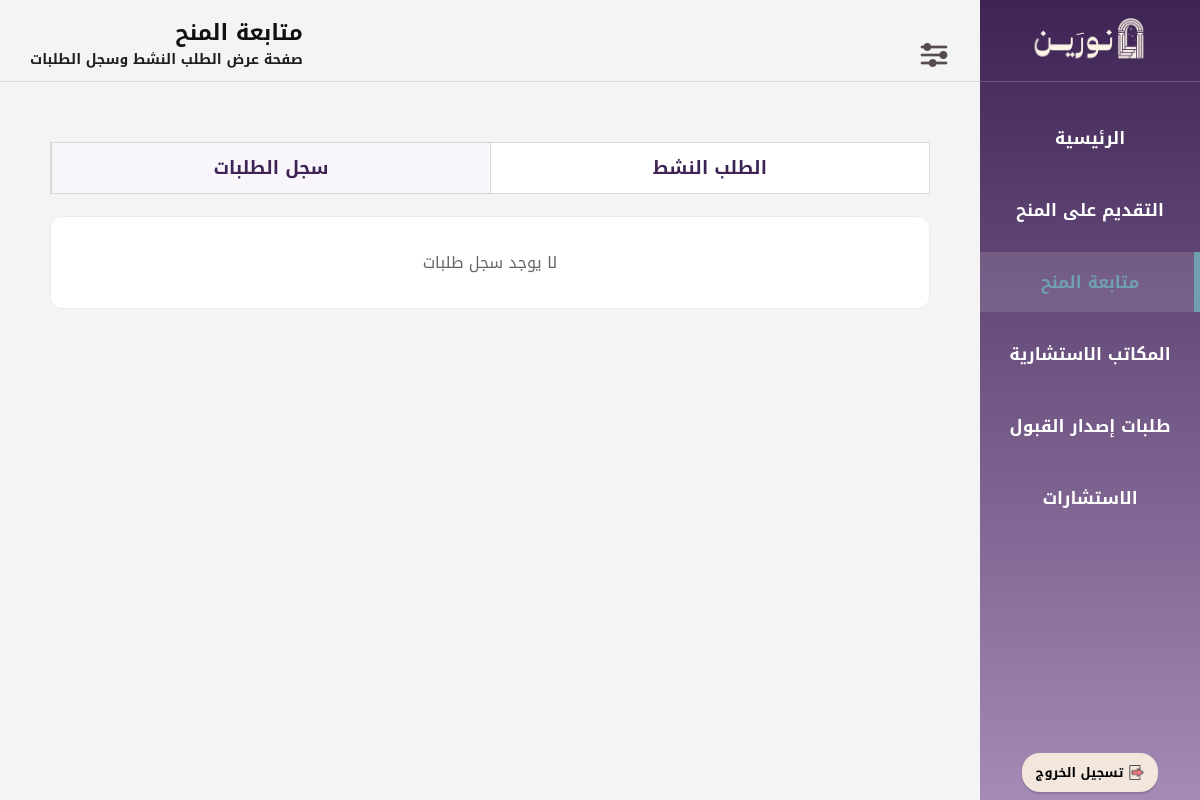
/Ben09_TrackScholarship.php?tab=previous (signed in), run on an earlier commit of the app's database.
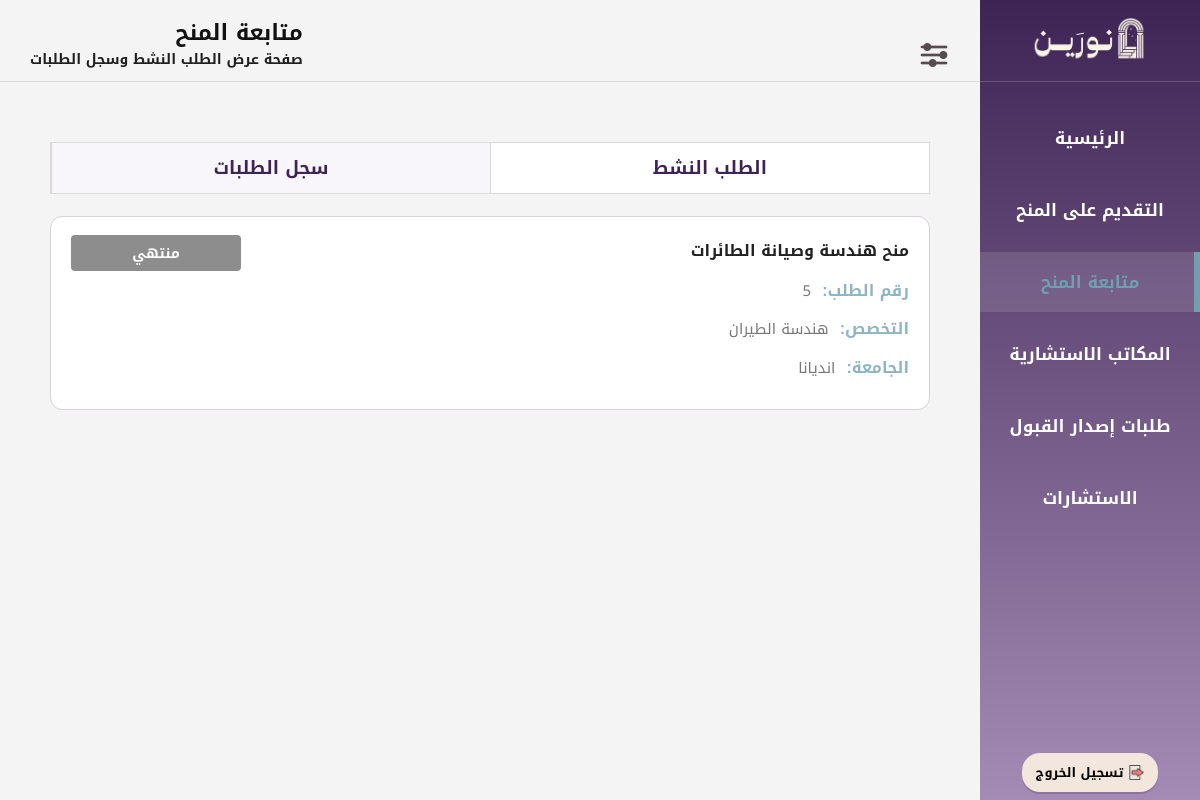
And on a later commit of the database.
### tables this page shows
CREATE TABLE IF NOT EXISTS `scholarship_requests` (
  `request_id` int NOT NULL AUTO_INCREMENT,
  `scholarship_id` int NOT NULL,
  `bnf_id` int NOT NULL,
  `Submit_date` date NOT NULL,
  `request_status` enum('مقبول','مرفوض','تحت المراجعة','منتهي','ملغي') NOT NULL DEFAULT 'تحت المراجعة',
  `major_name` varchar(100) NOT NULL,
  `univ_name` varchar(100) NOT NULL,
  PRIMARY KEY (`request_id`),
  KEY `scholarship_id` (`scholarship_id`),
  KEY `bnf_id` (`bnf_id`)
);

CREATE TABLE IF NOT EXISTS `scholarship_opps` (
  `scholarship_id` int NOT NULL AUTO_INCREMENT,
  `sch_field` enum('تقني وحوسبي','علوم طبيعية','صناعي وتشغيلي','ادراي','قانوني','اجتماعي وانساني','تصميمي','اقتصادي','إعلامي','بيئي','لوجيستي','صحي') NOT NULL,
  `inv_id` int NOT NULL,
  `sch_name` varchar(100) NOT NULL,
  `requirements` text NOT NULL,
  `study_level` enum('بكالوريوس','ماجستير','دكتوراه') NOT NULL,
  `Specializations` text NOT NULL,
  `app_deadline` datetime NOT NULL,
  PRIMARY KEY (`scholarship_id`),
  UNIQUE KEY `scholarship_id` (`scholarship_id`),
  KEY `field_filter` (`sch_field`),
  KEY `inv_id` (`inv_id`)
);

### Ben09_TrackScholarship.php (the view, shortened to what this page needs)
<?php
$conn = new mysqli("localhost", "root", "", "noreen");
$conn->set_charset("utf8mb4");
$bnf_id = (int) $_SESSION['bnf_id'];
$tab = isset($_GET['tab']) ? $_GET['tab'] : 'current';
$previous_requests = [];
$sql_previous = "
    SELECT
        sr.request_id,
        sr.scholarship_id,
        sr.request_status,
        sr.major_name,
        sr.univ_name,
        s.inv_id,
        s.sch_name
    FROM scholarship_requests sr
    INNER JOIN scholarship_opps s
        ON sr.scholarship_id = s.scholarship_id
    WHERE sr.bnf_id = ?
      AND sr.request_status IN ('مرفوض', 'منتهي', 'ملغى')
    ORDER BY sr.request_id DESC
";
$stmt_previous = $conn->prepare($sql_previous);
$stmt_previous->bind_param("i", $bnf_id);
$stmt_previous->execute();
$result_previous = $stmt_previous->get_result();
while ($row = $result_previous->fetch_assoc()) {
    $previous_requests[] = $row;
}
?>
<!DOCTYPE html>
<html lang="ar" dir="rtl">
<head>
  <link rel="stylesheet" href="CSS01Layout.css?v=3">
</head>
<body>
  <div class="layout">
    <aside class="sidebar">
      <div class="sidebar-top">
        <div class="sidebar-logo"><img src="شعار نورين.png" alt="نورين"></div>
        <ul class="sidebar-menu">
          <li><a href="Ben00_MainPage.php">الرئيسية</a></li>
          <li><a href="Ben04_BrowseScholarships.php">التقديم على المنح</a></li>
          <li><a href="Ben09_TrackScholarship.php" class="active">متابعة المنح</a></li>
          <li><a href="Ben013_ConsultingOffices.php">المكاتب الاستشارية</a></li>
          <li><a href="Ben16_AdmissionList.php">طلبات إصدار القبول</a></li>
          <li><a href="#">الاستشارات</a></li>
        </ul>
      </div>
      <div class="sidebar-bottom">
        <form action="logout.php" method="post">
          <button type="submit" class="logout-btn">
            <img src="ايقونة تسجيل الخروج.png" class="logout-icon" alt="خروج">
            <b>تسجيل الخروج</b>
          </button>
        </form>
      </div>
    </aside>
    <div class="main-content">
      <header class="header">
        <div class="page-heading">
          <div class="page-title">متابعة المنح</div>
          <div class="page-description">صفحة عرض الطلب النشط وسجل الطلبات</div>
        </div>
        <div class="header-icons">
          <div class="settings-dropdown">
            <img src="ايقونة قائمة الاعدادات.png" class="menu-icon" alt="الإعدادات">
          </div>
        </div>
      </header>
      <div class="page">
        <div class="track-wrap">
          <div class="track-tabs">
            <a href="Ben09_TrackScholarship.php?tab=current" class="track-tab <?php echo $tab === 'current' ? 'active' : ''; ?>">الطلب النشط</a>
            <a href="Ben09_TrackScholarship.php?tab=previous" class="track-tab <?php echo $tab === 'previous' ? 'active' : ''; ?>">سجل الطلبات</a>
          </div>
          <div class="track-panel">
            <?php if ($tab === 'previous') { ?>
              <?php if (!empty($previous_requests)) { ?>
                <div class="old-requests-list">
                  <?php foreach ($previous_requests as $old_request) { ?>
                    <?php
                      $oldStatusText = $old_request['request_status'];
                      if ($old_request['request_status'] === 'مرفوض') {
                          $oldStatusClass = 'st-rejected';
                      } elseif ($old_request['request_status'] === 'منتهي') {
                          $oldStatusClass = 'st-ended';
                      } else {
                          $oldStatusClass = 'st-cancelled';
                      }
                    ?>
                    <div class="old-request-card">
                      <div class="old-request-top">
                        <div class="old-request-info">
                          <div class="old-request-title"><?php echo $old_request['sch_name']; ?></div>
                          <div class="info-line"><b>رقم الطلب:</b> <?php echo $old_request['request_id']; ?></div>
                          <div class="info-line"><b>التخصص:</b> <?php echo $old_request['major_name']; ?></div>
                          <div class="info-line"><b>الجامعة:</b> <?php echo $old_request['univ_name']; ?></div>
                        </div>
                        <div class="old-request-status <?php echo $oldStatusClass; ?>">
                          <?php echo $oldStatusText; ?>
                        </div>
                      </div>
                    </div>
                  <?php } ?>
                </div>
              <?php } else { ?>
                <div class="empty-box">لا يوجد سجل طلبات</div>
              <?php } ?>
            <?php } ?>
          </div>
        </div>
      </div>
    </div>
  </div>
</body>
</html>

What changed in the data, as far as the page shows it:
now on this page (row edited): scholarship_requests: scholarship.sch_name "منح هندسة وصيانة الطائرات", request_id "5", major_name "هندسة الطيران", univ_name "انديانا", request_status "منتهي"
Also different on the page:
text no longer shown: "لا يوجد سجل طلبات"
